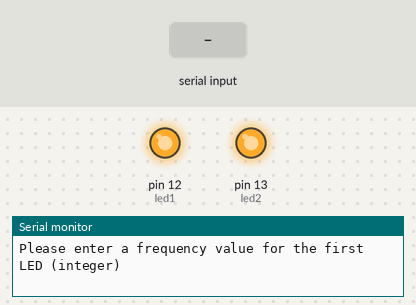
The sketch below on a simulated Arduino Uno, built with avr-gcc and run on an emulated ATmega328P. On the bench: output pins drawn as LEDs (lit = HIGH), the last lines printed to the serial monitor. Dashed ring = blinking. The test bench sets the inputs (shaded band).

Above: at 1.2 s.
1.3 s: "90,45\n" received over Serial
2.8 s: "30,150\n" received over Serial
At 3.0 s:
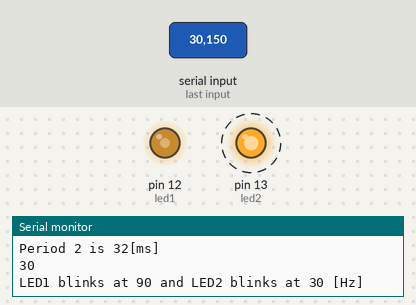
Timing chart, 0 to 11.8 s (numbered marks = the images above; inputs shaded):
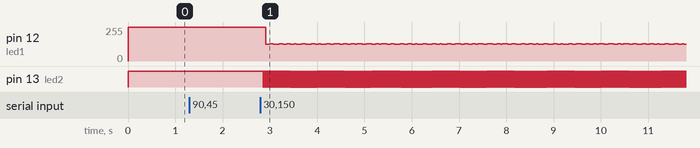

Measured:
- after the input at 2.8 s, pin 13 (led2): alternates HIGH for 0.02 s and LOW for 0.02 s, starting after 0.06 s

The sketch:

_5p.ino
```cpp
const int led1 = 12;
const int led2 = 13;
// have we got values for the rates of each LED?
boolean val1 = false;
boolean val2 = false;
boolean values = false;
// rates to be chosen by the user
float freq1 = 1;
float freq2 = 2;
unsigned long led1delay,led2delay;
unsigned long led1timer,led2timer;
//-----------------------------------------------------------------------
void setup(){
pinMode(led1,OUTPUT);
pinMode(led2,OUTPUT);
Serial.begin(9600);
}

void setTime(){
  while(!values && (Serial.available()<=0)){
    //  get the rate for the first LED
    if(!val1 && !val2){
      Serial.println("Please enter a frequency value for the first LED (integer)");
      Serial.flush();
      freq1 = get_num();
      //  Period T is 1/f. But with 50% duty cycle, the signal is on 1/2 the time
      //  Therefore, the delay (in milliseconds) is 1/(2f), where f is frequency
      led1delay=(unsigned long)((1/(2*freq1))*1000);
      //  Debugging - returns period (used to make sure numbers were good
        Serial.print("Period 1 is ");
        Serial.print((2*led1delay));
        Serial.println("[ms]");
      Serial.println((int)freq1);
      val1=true;
      }
    // get the rate for the second LED
    if(val1 && !val2){
      Serial.println("Please enter a frequency value for the second LED (integer)");
      freq2 = get_num();
      led2delay=(unsigned long)((1/(2*freq2))*1000);
      Serial.print("Period 2 is ");
      Serial.print(2*led2delay);
      Serial.println("[ms]");
      Serial.println((unsigned long)freq2);
      val2=true;
      }
      if(val1 && val2){
        Serial.print("LED1 blinks at ");
        Serial.print((int)freq1);
        Serial.print(" and LED2 blinks at ");
        Serial.print((int)freq2);
        Serial.println(" [Hz]");
        values = true;
      }
  }
}


int get_num() { //  Get a number from the user
  char number[20];
  int index = 0;
  while(Serial.available() <= 0);
  delay(50);
  while(Serial.available() > 0) {
     number[index] = Serial.read();
     index++;
  }
  number[index] = 0;
  Serial.flush();
  return atoi(number);
}


//TOGGLES THE LEDS ON OR OFF
void led1Switch(){
  //Serial.println("herp");
  if (digitalRead(led1) == LOW) digitalWrite(led1, HIGH);
  else if (digitalRead(led1) == HIGH) digitalWrite(led1,LOW);
  led1timer = millis();
}
void led2Switch(){
  //Serial.println("derp");
  if (digitalRead(led2) == LOW) digitalWrite(led2, HIGH);
  else if (digitalRead(led2) == HIGH) digitalWrite(led2,LOW);
  led2timer = millis();
}


void loop(){

  /*
digitalWrite(led1,LOW);
digitalWrite(led2,LOW);
delay((int)((int)(1/freq1)*1000));
digitalWrite(led1,HIGH);
digitalWrite(led2,HIGH);
delay((int)((int)(1/freq1)*1000));
*/
  if( (millis() - led1timer) >= led1delay) led1Switch();
  if( (millis() - led2timer) >= led2delay) led2Switch();
  if((Serial.read()=='r')|!values) {
    val1 = false;
    val2 = false;
    if(values) values = false;
    Serial.flush();
    setTime();
  }
}
```
